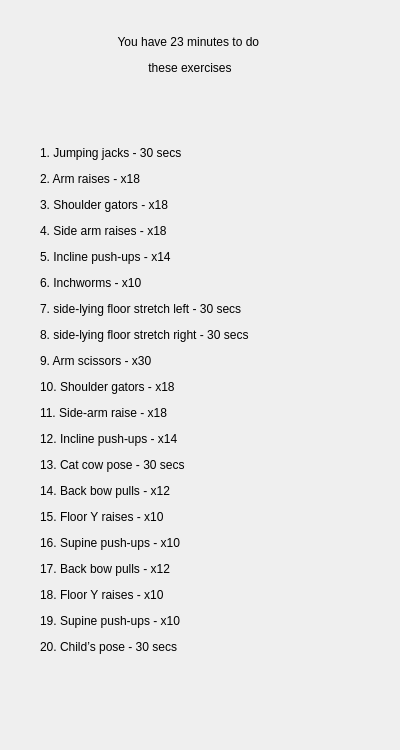
<?xml version="1.0" encoding="UTF-8"?>
<ui version="4.0">
 <class>hexeday3</class>
 <widget class="QDialog" name="hexeday3">
  <property name="geometry">
   <rect>
    <x>0</x>
    <y>0</y>
    <width>400</width>
    <height>750</height>
   </rect>
  </property>
  <property name="windowTitle">
   <string>Day3 Exercises</string>
  </property>
  <widget class="QLabel" name="label_2">
   <property name="geometry">
    <rect>
     <x>40</x>
     <y>30</y>
     <width>300</width>
     <height>50</height>
    </rect>
   </property>
   <property name="text">
    <string>&lt;html&gt;&lt;head/&gt;&lt;body&gt;&lt;p align=&quot;center&quot;&gt;You have 23 minutes to do &lt;/p&gt;&lt;p align=&quot;center&quot;&gt;these exercises&lt;/p&gt;&lt;/body&gt;&lt;/html&gt;</string>
   </property>
  </widget>
  <widget class="QLabel" name="label">
   <property name="geometry">
    <rect>
     <x>40</x>
     <y>100</y>
     <width>300</width>
     <height>600</height>
    </rect>
   </property>
   <property name="text">
    <string>&lt;html&gt;&lt;head/&gt;&lt;body&gt;&lt;p&gt;&lt;span style=&quot; background-color:transparent;&quot;&gt;1. Jumping jacks - 30 secs&lt;/span&gt;&lt;/p&gt;&lt;p&gt;&lt;span style=&quot; background-color:transparent;&quot;&gt;2. Arm raises - x18&lt;/span&gt;&lt;/p&gt;&lt;p&gt;&lt;span style=&quot; background-color:transparent;&quot;&gt;3. Shoulder gators - x18 &lt;/span&gt;&lt;/p&gt;&lt;p&gt;&lt;span style=&quot; background-color:transparent;&quot;&gt;4. Side arm raises - x18&lt;/span&gt;&lt;/p&gt;&lt;p&gt;&lt;span style=&quot; background-color:transparent;&quot;&gt;5. Incline push-ups - x14&lt;/span&gt;&lt;/p&gt;&lt;p&gt;&lt;span style=&quot; background-color:transparent;&quot;&gt;6. Inchworms - x10&lt;/span&gt;&lt;/p&gt;&lt;p&gt;&lt;span style=&quot; background-color:transparent;&quot;&gt;7. side-lying floor stretch left - 30 secs&lt;/span&gt;&lt;/p&gt;&lt;p&gt;&lt;span style=&quot; background-color:transparent;&quot;&gt;8. side-lying floor stretch right - 30 secs&lt;/span&gt;&lt;/p&gt;&lt;p&gt;&lt;span style=&quot; background-color:transparent;&quot;&gt;9. Arm scissors - x30&lt;/span&gt;&lt;/p&gt;&lt;p&gt;&lt;span style=&quot; background-color:transparent;&quot;&gt;10. Shoulder gators - x18 &lt;/span&gt;&lt;/p&gt;&lt;p&gt;&lt;span style=&quot; background-color:transparent;&quot;&gt;11. Side-arm raise - x18&lt;/span&gt;&lt;/p&gt;&lt;p&gt;&lt;span style=&quot; background-color:transparent;&quot;&gt;12. Incline push-ups - x14&lt;/span&gt;&lt;/p&gt;&lt;p&gt;&lt;span style=&quot; background-color:transparent;&quot;&gt;13. Cat cow pose - 30 secs&lt;/span&gt;&lt;/p&gt;&lt;p&gt;&lt;span style=&quot; background-color:transparent;&quot;&gt;14. Back bow pulls - x12&lt;/span&gt;&lt;/p&gt;&lt;p&gt;&lt;span style=&quot; background-color:transparent;&quot;&gt;15. Floor Y raises - x10&lt;/span&gt;&lt;/p&gt;&lt;p&gt;&lt;span style=&quot; background-color:transparent;&quot;&gt;16. Supine push-ups - x10&lt;/span&gt;&lt;/p&gt;&lt;p&gt;&lt;span style=&quot; background-color:transparent;&quot;&gt;17. Back bow pulls - x12&lt;/span&gt;&lt;/p&gt;&lt;p&gt;&lt;span style=&quot; background-color:transparent;&quot;&gt;18. Floor Y raises - x10&lt;/span&gt;&lt;/p&gt;&lt;p&gt;&lt;span style=&quot; background-color:transparent;&quot;&gt;19. Supine push-ups - x10 &lt;/span&gt;&lt;/p&gt;&lt;p&gt;&lt;span style=&quot; background-color:transparent;&quot;&gt;20. Child’s pose - 30 secs&lt;/span&gt;&lt;/p&gt;&lt;/body&gt;&lt;/html&gt;</string>
   </property>
  </widget>
 </widget>
 <resources/>
 <connections/>
</ui>
